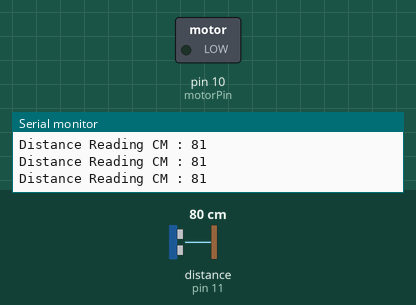
Simulated run of this sketch. Board: Arduino Uno, built with avr-gcc and run on an emulated ATmega328P. On the bench: switched loads named in the sketch (green lamp = pin HIGH), the last lines printed to the serial monitor. Inputs (shaded band) come from the test bench; at power-on: distance to the obstacle (sensor on pin 11) 80 cm. The echo pulse lasts 58.3 µs per cm.

Above: at 1.2 s.
1.3 s: distance to the obstacle (sensor on pin 11) set to 77 cm
At 2.6 s:
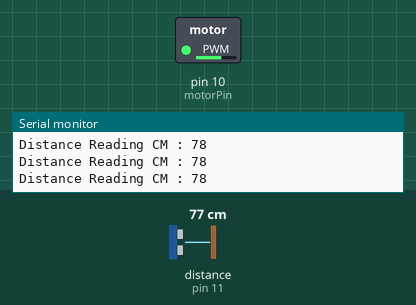
2.9 s: distance to the obstacle (sensor on pin 11) set to 22 cm
5.9 s: distance to the obstacle (sensor on pin 11) set to 17 cm
At 7.0 s:
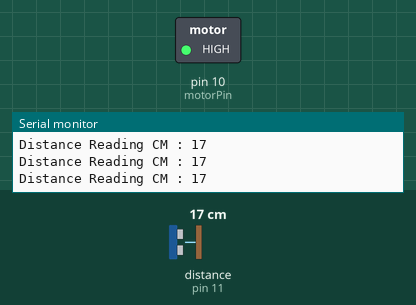
7.5 s: distance to the obstacle (sensor on pin 11) set to 35 cm
At 8.6 s:
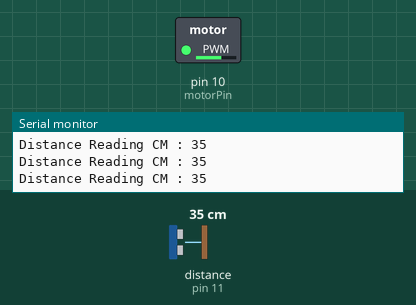
9.2 s: distance to the obstacle (sensor on pin 11) set to 2 cm
At 10.3 s:
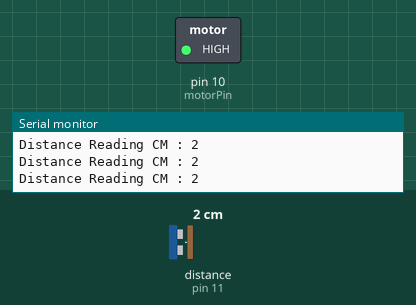
Timing chart, 0 to 11.8 s (numbered marks = the images above; inputs shaded):
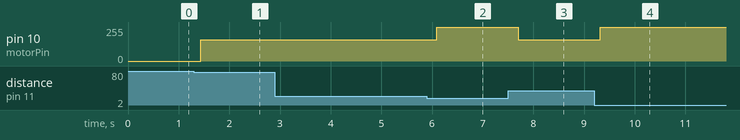

The sketch:

ERIMENT1_CREATIONCOMPUTATION_SMALLCRAFTWARNING_ROXANNEKYLIED.ino
```cpp
/* Kylie Caraway / Dave Foster / Roxanne Baril-Bedard
 * Creation & Computation - Digital Futures, OCAD University
 * Kate Hartman / Nick Puckett
 *
 * Read an Ultrasonic Proximity Sensor using the NewPing Library https://bitbucket.org/teckel12/arduino-new-ping/downloads/
 * print the value to Serial and scale it using a timer
 *
 *
 */
#include <NewPing.h>   //include the library, this is used by the ultrasonic proximity sensor


int triggerPin = 12;   //pin connected to the Trig pin on the sensor
int echoPin = 11;       //pin connected to the Echo pin on the sensor
int maxDistance = 200;  //set the max distance for the sensor to read (helps with errors)
int distanceVal;        //variable to hold the distance val

int sampleRate = 200;   //how fast to sample the value
long lastReading;       //used for the timer
int motorPin = 10;      //pin connected to DC Motor

NewPing proximity1(triggerPin, echoPin, maxDistance);   //sets up the sensor object

void setup()
{
  Serial.begin(9600);  //start the serial port

pinMode(motorPin, OUTPUT);
}

void loop()
{

  if(millis()-lastReading>=sampleRate) //this very simple statement is the timer,
  {
  distanceVal = proximity1.ping_cm();  //get the distance value in centimeters


  lastReading = millis();


  Serial.print("Distance Reading CM : ");  //print the value to the Serial monitor
  Serial.println(distanceVal);


  }
  if(distanceVal>80) // far distance value for sensor
{

analogWrite(motorPin,0); // speed of motor resulting from far middle sensor distance value

}
 else if(distanceVal>=20 && distanceVal<=80) // middle distance value for sensor
 {

  analogWrite(motorPin,160); // speed of motor resulting from middle sensor distance value
}

 else if(distanceVal<20 && distanceVal>0) // distance value for close to the sensor
 {

  analogWrite(motorPin,255); //speed of motor resulting from close sensor distance value
 }


}
```

Measured:
- the behaviour switches between 80 and 79 cm on distance to the obstacle (sensor on pin 11) (found by bisection; images 0 and 1)
- the behaviour switches between 20 and 19 cm on distance to the obstacle (sensor on pin 11) (found by bisection; images 1 and 2)
- after the input at 1.3 s, pin 10 (motorPin): 0/255 → 160/255 after 0.14 s
- after the input at 5.9 s, pin 10 (motorPin): 160/255 → 255/255 after 0.19 s
- after the input at 7.5 s, pin 10 (motorPin): 255/255 → 160/255 after 0.20 s
- after the input at 9.2 s, pin 10 (motorPin): 160/255 → 255/255 after 0.12 s
